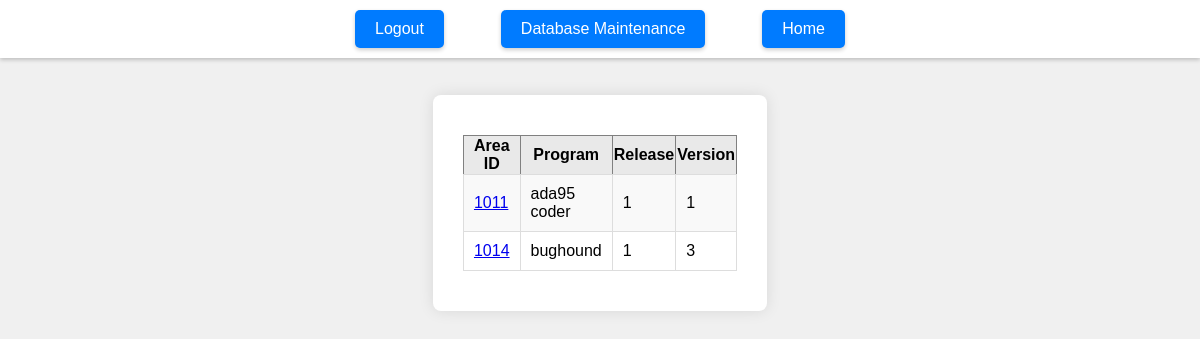
The page /add_area (signed in) on the database as committed earlier.
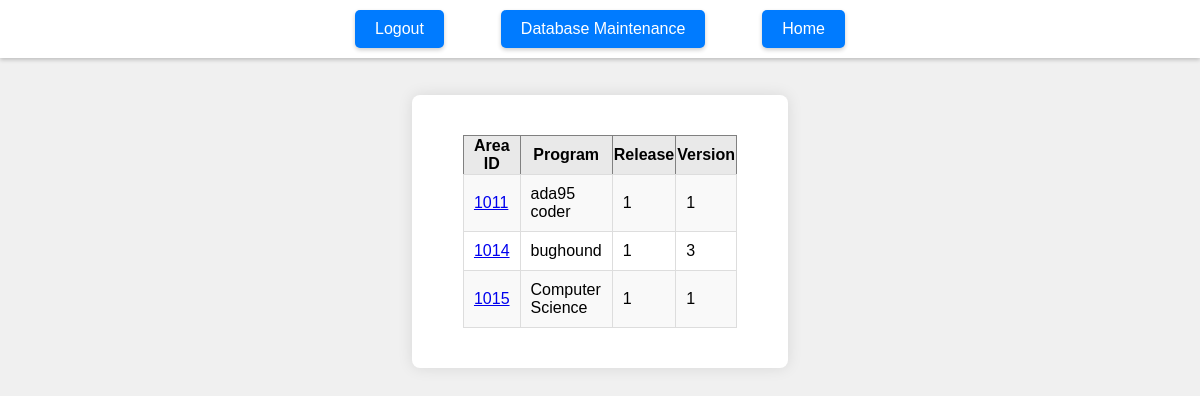
The same page on the database as committed later.
### tables this page shows
CREATE TABLE `programs` ( `prog_id` integer PRIMARY KEY AUTOINCREMENT, `program` varchar(32) NOT NULL, `program_release` varchar(32) NOT NULL, `program_version` varchar(32) NOT NULL);

### app.py (the view)
@app.route("/add_area",methods=["GET","POST"])
def add_area():
    if "loggedin" not in session:
        return render_template("login.html")
    programs = get_programs()
    if not programs:
        return render_template("no_programs.html")
    if request.method == "GET":
        return render_template('add_area.html',programs=programs)

### app.py (called while the page is built)
def connect_db():
    sql = sqlite3.connect("/Users/ishanunnarkar/Desktop/Projects/Bug_Hound-Project-main/server/db/bughound.db")
    sql.row_factory = sqlite3.Row
    return sql

def get_db():
    if not hasattr(g,"sqlite3"):
        g.sqlite_db = connect_db()
    return g.sqlite_db

def get_programs():
    db=get_db()
    cur = db.execute('select * from programs')
    programs = cur.fetchall()
    return programs

### templates/add_area.html (shortened to what this page needs)
<!DOCTYPE html>
<html lang="en">
<head>
    <link rel="stylesheet" href="{{ url_for('static', filename='css/database_maintenance.css') }}">
</head>
<body>
    <div class="header">
        <div class="navigation">
            <a href="{{url_for('logout')}}" class="btn header-btn">Logout</a>
            <a href="{{url_for('database_maintenance')}}" class="btn header-btn">Database Maintenance</a>
            <a href="{{url_for('index_page')}}" class="btn header-btn">Home</a>
        </div>
    </div>
    <div class="styled-container">
        <table style="width:25%" border="1">
            <thead>
                <tr>
                    <th>Area ID</th>
                    <th>Program</th>
                    <th>Release</th>
                    <th>Version</th>
                </tr>
            </thead>
            <tbody>
                {% for program in programs %}
                <tr>
                    <td><a href="{{ url_for('add_update_area_program', prog_id=program[0], condition1=False) }}">{{ program[0] }}</a></td>
                    <td>{{ program[1] }}</td>
                    <td>{{ program[2] }}</td>
                    <td>{{ program[3] }}</td>
                </tr>
                {% endfor %}
            </tbody>
        </table>
    </div>
</body>
</html>

Rows that differ between the two databases and show on the page:
added programs: prog_id "1015", program "Computer Science", program_release "1", program_version "1"
